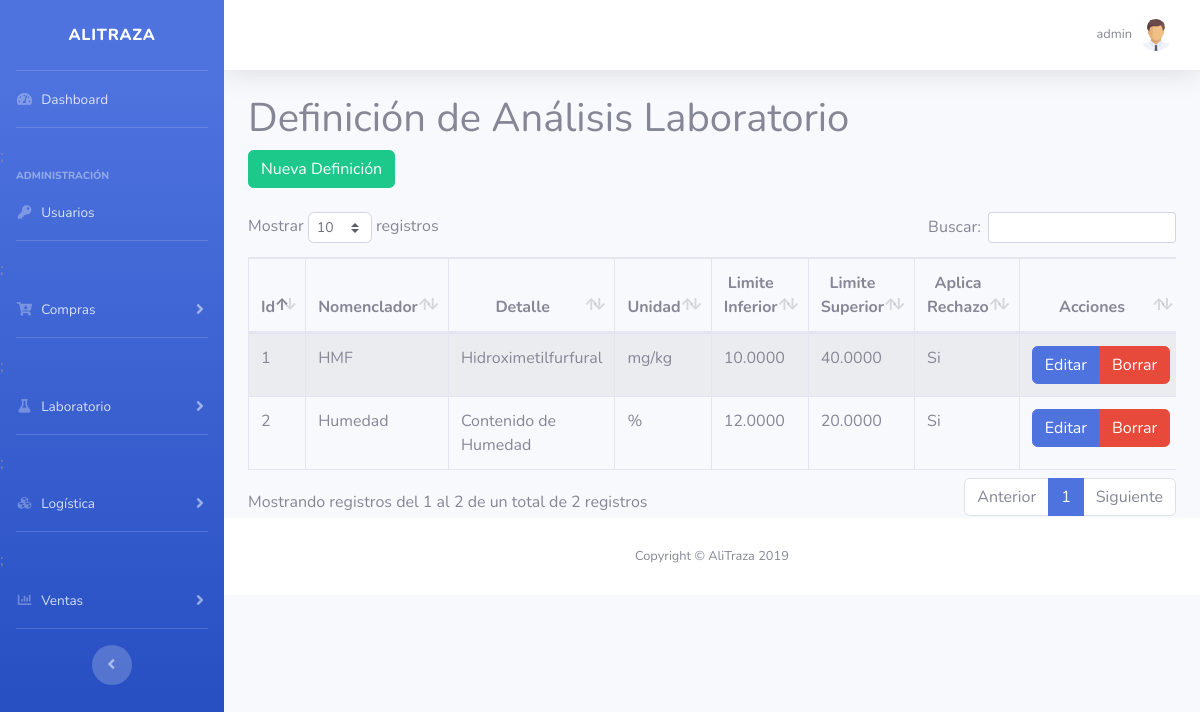
/dashboard/definicion.php (signed in), run on the app's committed database.
### tables this page shows
CREATE TABLE `tipo_analisis` (
  `id_tipo_analisis` int(5) NOT NULL,
  `nomenclador` varchar(30) NOT NULL,
  `detalle` varchar(50) NOT NULL,
  `limite_inferior` decimal(10,4) NOT NULL,
  `limite_superior` decimal(10,4) NOT NULL,
  `unidad` varchar(10) NOT NULL,
  `rechazo` varchar(10) NOT NULL
);

### dashboard/definicion.php (the view, shortened to what this page needs)
<?php require_once "../dashboard/vistas/parte_superior.php"?>
<div class="container">
    <h1>Definición de Análisis Laboratorio</h1>
    <?php
        $objeto = new Conexion();
        $conexion = $objeto->Conectar();
        $consulta = "SELECT `id_tipo_analisis` as id,`nomenclador`,`detalle`,`unidad`,`limite_inferior`,`limite_superior`,`rechazo` FROM `tipo_analisis` ";
        $resultado = $conexion->prepare($consulta);
        $resultado->execute();
        $data=$resultado->fetchAll(PDO::FETCH_ASSOC);
    ?>
</div>
<div class="container">
    <div class="row">
        <div class="col-lg-12">
            <button id="btnNuevaDefAnalisis" type="button" class="btn btn-success" data-toggle="modal">Nueva Definición</button>
        </div>
    </div>
</div>
<br>
<div class="container">
    <div class="row">
        <div class="col-lg-12">
            <div class="table-responsive">
                <table id="tablaDefAnalisis" class="table table-striped table-bordered table-condensed" style="width:100%">
                    <thead class="text-center">
                        <tr>
                            <th>Id</th>
                            <th>Nomenclador</th>
                            <th>Detalle</th>
                            <th>Unidad</th>
                            <th>Limite Inferior</th>
                            <th>Limite Superior</th>
                            <th>Aplica Rechazo</th>
                            <th>Acciones</th>
                        </tr>
                    </thead>
                    <tbody>
                        <?php
                        foreach($data as $datp) {
                        ?>
                        <tr>
                        <td><?php echo $datp['id'] ?></td>
                        <td><?php echo $datp['nomenclador'] ?></td>
                        <td><?php echo $datp['detalle'] ?></td>
                        <td><?php echo $datp['unidad'] ?></td>
                        <td><?php echo $datp['limite_inferior'] ?></td>
                        <td><?php echo $datp['limite_superior'] ?></td>
                        <td><?php echo $datp['rechazo'] ?></td>
                        <td></td>
                        </tr>
                        <?php
                            }
                        ?>
                    </tbody>
                </table>
            </div>
        </div>
    </div>
</div>
<?php require_once "../dashboard/vistas/parte_inferior.php"?>

### data on the page
tipo_analisis: id_tipo_analisis "1", nomenclador "HMF", detalle "Hidroximetilfurfural", unidad "mg/kg", limite_inferior "10.0000", limite_superior "40.0000", rechazo "Si"
tipo_analisis: id_tipo_analisis "2", nomenclador "Humedad", detalle "Contenido de Humedad", unidad "%", limite_inferior "12.0000", limite_superior "20.0000", rechazo "Si"

### other printed values
$_SESSION["s_usuario"] "admin"
